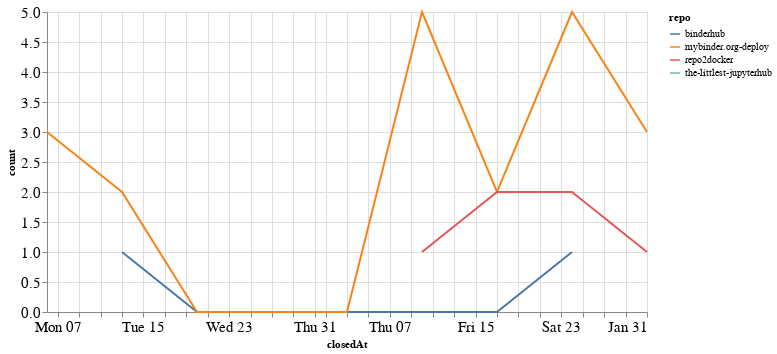

The code cell stored with this chart in its notebook:
### Code cell
closed_by_time = closed_by.groupby('repo').resample('W', on='closedAt').count()['author'].reset_index()
closed_by_time = closed_by_time.rename(columns={'author': 'count'})

alt.Chart(closed_by_time, width=600).mark_line().encode(
    x='closedAt',
    y='count',
    color='repo',
    tooltip="repo"
)

### Figure 1 — Vega-Lite specification as saved in the notebook (floating-point values rounded to 4 significant figures)
{"config": {"axisLeft": {"labelFontSize": 15}, "axisBottom": {"labelFontSize": 15}}, "data": {"name": "data-9e85279fc5fd30dd109460b41fb79e08"}, "mark": "line", "encoding": {"color": {"type": "nominal", "field": "repo"}, "tooltip": {"type": "nominal", "field": "repo"}, "x": {"type": "temporal", "field": "closedAt"}, "y": {"type": "quantitative", "field": "count"}}, "width": 600, "$schema": "https://vega.github.io/schema/vega-lite/v4.8.1.json", "datasets": {"data-9e85279fc5fd30dd109460b41fb79e08": [{"repo": "binderhub", "closedAt": "2020-12-13T00:00:00", "count": 1}, {"repo": "binderhub", "closedAt": "2020-12-20T00:00:00", "count": 0}, {"repo": "binderhub", "closedAt": "2020-12-27T00:00:00", "count": 0}, {"repo": "binderhub", "closedAt": "2021-01-03T00:00:00", "count": 0}, {"repo": "binderhub", "closedAt": "2021-01-10T00:00:00", "count": 0}, {"repo": "binderhub", "closedAt": "2021-01-17T00:00:00", "count": 0}, {"repo": "binderhub", "closedAt": "2021-01-24T00:00:00", "count": 1}, {"repo": "mybinder.org-deploy", "closedAt": "2020-12-06T00:00:00", "count": 3}, {"repo": "mybinder.org-deploy", "closedAt": "2020-12-13T00:00:00", "count": 2}, {"repo": "mybinder.org-deploy", "closedAt": "2020-12-20T00:00:00", "count": 0}, {"repo": "mybinder.org-deploy", "closedAt": "2020-12-27T00:00:00", "count": 0}, {"repo": "mybinder.org-deploy", "closedAt": "2021-01-03T00:00:00", "count": 0}, {"repo": "mybinder.org-deploy", "closedAt": "2021-01-10T00:00:00", "count": 5}, {"repo": "mybinder.org-deploy", "closedAt": "2021-01-17T00:00:00", "count": 2}, {"repo": "mybinder.org-deploy", "closedAt": "2021-01-24T00:00:00", "count": 5}, {"repo": "mybinder.org-deploy", "closedAt": "2021-01-31T00:00:00", "count": 3}, {"repo": "repo2docker", "closedAt": "2021-01-10T00:00:00", "count": 1}, {"repo": "repo2docker", "closedAt": "2021-01-17T00:00:00", "count": 2}, {"repo": "repo2docker", "closedAt": "2021-01-24T00:00:00", "count": 2}, {"repo": "repo2docker", "closedAt": "2021-01-31T00:00:00", "count": 1}, {"repo": "the-littlest-jupyterhub", "closedAt": "2021-01-24T00:00:00", "count": 1}]}}
